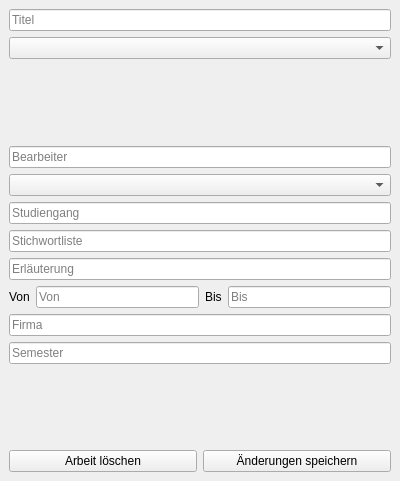
<?xml version="1.0" encoding="UTF-8"?>
<ui version="4.0">
 <class>ArbeitDock</class>
 <widget class="QDockWidget" name="ArbeitDock">
  <property name="geometry">
   <rect>
    <x>0</x>
    <y>0</y>
    <width>400</width>
    <height>481</height>
   </rect>
  </property>
  <property name="windowTitle">
   <string>Arbeit</string>
  </property>
  <widget class="QWidget" name="dockWidgetContents">
   <layout class="QVBoxLayout" name="verticalLayout">
    <item>
     <widget class="QLineEdit" name="titel_lineEdit">
      <property name="placeholderText">
       <string>Titel</string>
      </property>
     </widget>
    </item>
    <item>
     <widget class="QComboBox" name="typ_comboBox">
      <property name="placeholderText">
       <string>Typ</string>
      </property>
     </widget>
    </item>
    <item>
     <widget class="QLabel" name="betreuer_label">
      <property name="text">
       <string/>
      </property>
     </widget>
    </item>
    <item>
     <widget class="QLineEdit" name="bearbeiter_lineEdit">
      <property name="placeholderText">
       <string>Bearbeiter</string>
      </property>
     </widget>
    </item>
    <item>
     <widget class="QComboBox" name="status_comboBox">
      <property name="placeholderText">
       <string>Bearbeitungsstatus</string>
      </property>
     </widget>
    </item>
    <item>
     <widget class="QLineEdit" name="studiengang_lineEdit">
      <property name="placeholderText">
       <string>Studiengang</string>
      </property>
     </widget>
    </item>
    <item>
     <widget class="QLineEdit" name="stichwort_lineEdit">
      <property name="placeholderText">
       <string>Stichwortliste</string>
      </property>
     </widget>
    </item>
    <item>
     <widget class="QLineEdit" name="erlauterung_lineEdit">
      <property name="placeholderText">
       <string>Erläuterung</string>
      </property>
     </widget>
    </item>
    <item>
     <layout class="QHBoxLayout" name="horizontalLayout" stretch="0,0,0,0">
      <item>
       <widget class="QLabel" name="von_label">
        <property name="text">
         <string>Von</string>
        </property>
       </widget>
      </item>
      <item>
       <widget class="QLineEdit" name="von_lineEdit">
        <property name="placeholderText">
         <string>Von</string>
        </property>
       </widget>
      </item>
      <item>
       <widget class="QLabel" name="bis_label">
        <property name="text">
         <string>Bis</string>
        </property>
       </widget>
      </item>
      <item>
       <widget class="QLineEdit" name="bis_lineEdit">
        <property name="placeholderText">
         <string>Bis</string>
        </property>
       </widget>
      </item>
     </layout>
    </item>
    <item>
     <widget class="QLineEdit" name="firma_lineEdit">
      <property name="placeholderText">
       <string>Firma</string>
      </property>
     </widget>
    </item>
    <item>
     <widget class="QLineEdit" name="semester_lineEdit">
      <property name="placeholderText">
       <string>Semester</string>
      </property>
     </widget>
    </item>
    <item>
     <widget class="QLabel" name="error_label">
      <property name="text">
       <string/>
      </property>
     </widget>
    </item>
    <item>
     <layout class="QHBoxLayout" name="horizontalLayout_2">
      <item>
       <widget class="QPushButton" name="loschen_pushButton">
        <property name="text">
         <string>Arbeit löschen</string>
        </property>
       </widget>
      </item>
      <item>
       <widget class="QPushButton" name="speichern_pushButton">
        <property name="text">
         <string>Änderungen speichern</string>
        </property>
       </widget>
      </item>
     </layout>
    </item>
   </layout>
  </widget>
 </widget>
 <resources/>
 <connections/>
</ui>
